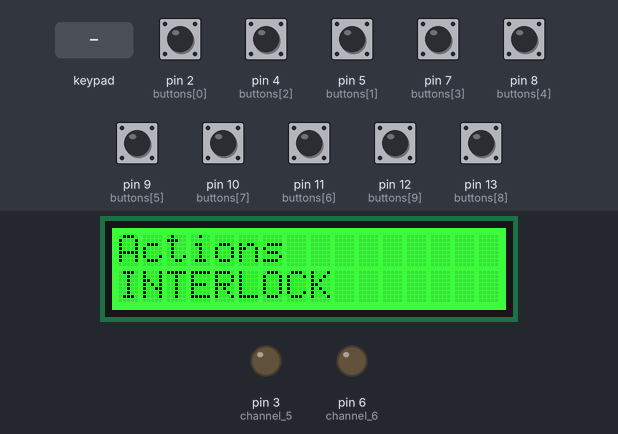
Simulated run of this sketch. Board: Arduino Uno, built with avr-gcc and run on an emulated ATmega328P. On the bench: 16×2 character LCD, output pins drawn as LEDs (lit = HIGH). The test bench sets the inputs (shaded band); at power-on: pin 2 (buttons[0]), pin 4 (buttons[2]), pin 5 (buttons[1]), pin 7 (buttons[3]), pin 8 (buttons[4]), pin 9 (buttons[5]), pin 10 (buttons[7]), pin 11 (buttons[6]), pin 12 (buttons[9]), pin 13 (buttons[8]) HIGH.

Above: at 3.5 s.
3.6 s: key 'U' pressed
At 4.7 s:
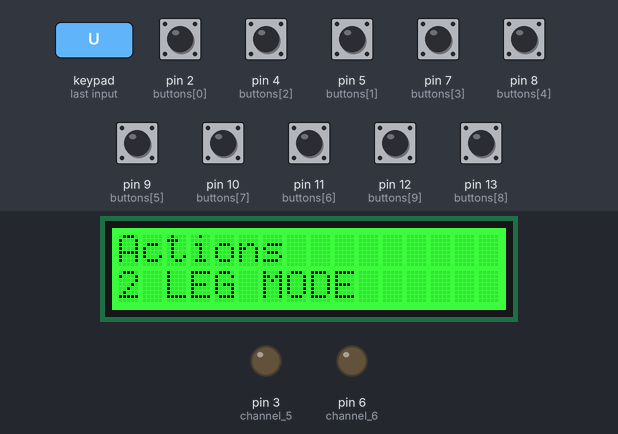
5.1 s: key 'R' pressed
At 6.3 s:
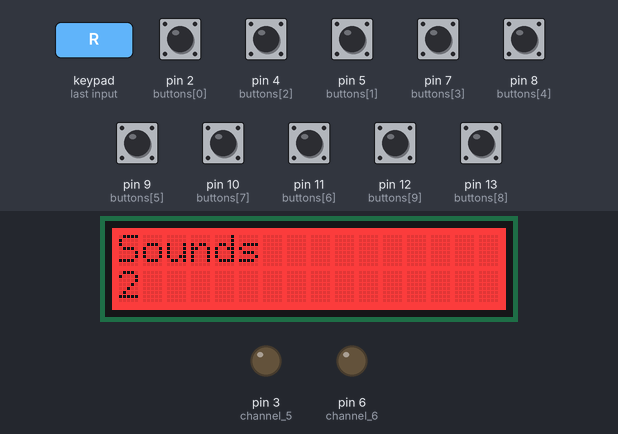
6.6 s: pin 2 (buttons[0]) pulled LOW for 0.15 s
At 7.3 s:
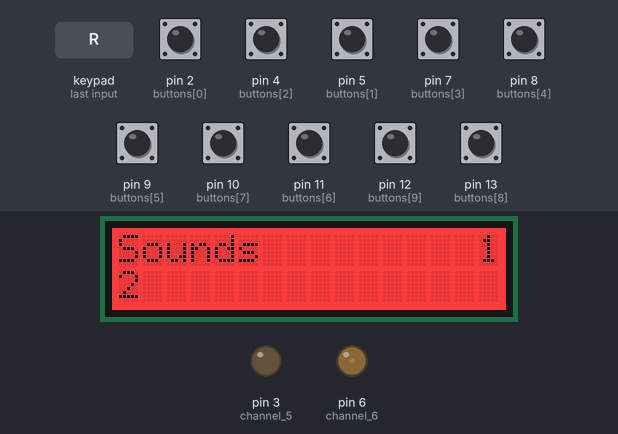
9.0 s: pin 8 (buttons[4]) pulled LOW for 0.15 s
At 9.6 s:
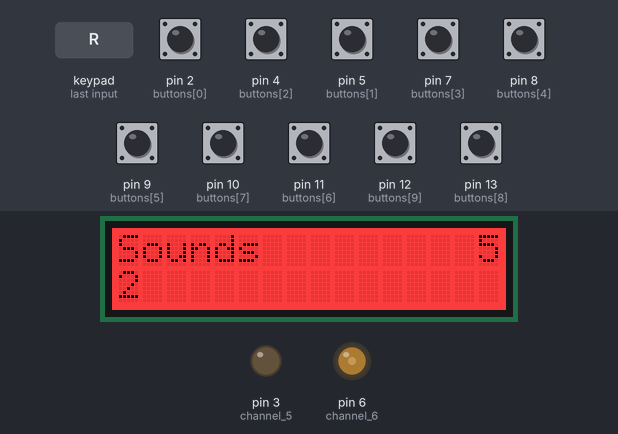
11.4 s: pin 12 (buttons[9]) pulled LOW for 0.15 s
At 12.1 s:
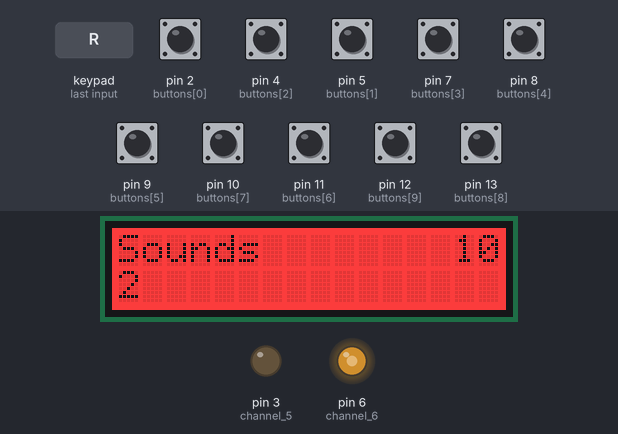
13.8 s: key 'S' pressed
At 14.5 s:
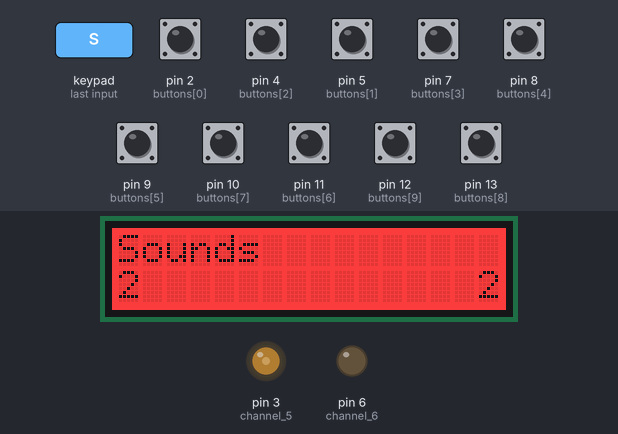
Timing chart, 0 to 16.8 s (numbered marks = the images above; inputs shaded):
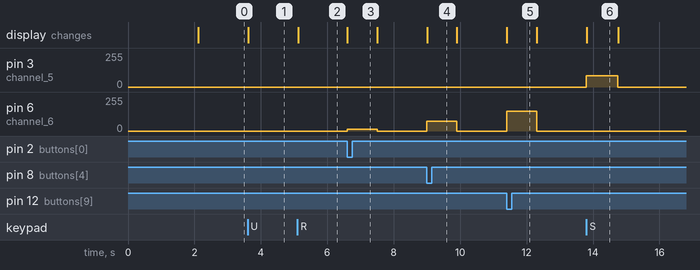

The sketch:

NewRemote.ino
```cpp
#include <Wire.h>
#include "Adafruit_MCP23017.h"
#include "Adafruit_RGBLCDShield.h"

Adafruit_RGBLCDShield lcd = Adafruit_RGBLCDShield();

// These #defines make it easy to set the backlight color
#define RED 0x1
#define YELLOW 0x3
#define GREEN 0x2
#define TEAL 0x6
#define BLUE 0x4
#define VIOLET 0x5
#define WHITE 0x7

//Variables for menu
int column = 0;
int function = 1;
int buttonValue = 0;

int buttons[] = {2, 5, 4, 7, 8, 9, 11, 10, 13, 12};

int text_length = 0;
enum states{interlock, down, leg3, leg2, up};

unsigned long clear_ch5_time = 0, clear_ch6_time = 0;
bool clear_ch5 = 0, clear_ch6 = 0;

void setup()
{
  lcd.begin(16, 2);
  lcd.setBacklight(YELLOW);
  lcd.setCursor(0,0);
  lcd.print("R6 Droid Control");
  delay(2000);
  lcd.clear();
  lcd.setBacklight(GREEN);
  lcd.print("Actions         ");
  print_screen(function);

  pinMode(3, OUTPUT); // channel 5
  pinMode(6, OUTPUT); // channel 6

  for(int i = 0; i < 10; i++)
    pinMode(buttons[i], INPUT_PULLUP);
}

void loop()
{
  buttonValue = 0;

  //read all the buttons
  for(int i = 0; i < 10; i++)
  {
    if(!digitalRead(buttons[i]))
    {
      buttonValue = i*1+1;//assign button value
      break;
    }
  }

  if(buttonValue != 0)//check if we had a button press
  {
    if(buttonValue == 10)//handle text shifting between signle and double digit
      lcd.setCursor(14,0);
    else
      lcd.setCursor(15,0);

    lcd.print(buttonValue);

    analogWrite(6, buttonValue*15);//write button value PWM
    clear_ch6 = 1;
    clear_ch6_time = millis();
  }


  uint8_t LCD_buttons = lcd.readButtons();//read LCD buttons

  if (LCD_buttons) //handle the LCD buttons
  {
    if (LCD_buttons & BUTTON_LEFT)
    {
      lcd.setCursor(0,0);
      lcd.print("Actions         ");
      lcd.setBacklight(GREEN);

      if(column == 10)
        column = 0;

      print_screen(function);
    }
    if (LCD_buttons & BUTTON_RIGHT)
    {
      lcd.setCursor(0,0);
      lcd.print("Sounds           ");
      lcd.setBacklight(RED);

      if(column == 0)
        column = 10;

      lcd.setCursor(0,1);
      lcd.print(function);
      lcd.print("             ");
    }
    if (LCD_buttons & BUTTON_DOWN)
    {
      if(function - 1 != 0)
        function -= 1;
      else
        function = 10;
      print_screen(function);
    }
    if (LCD_buttons & BUTTON_UP)
    {
      if(function + 1 < 11)
        function += 1;
      else
        function = 1;
      print_screen(function);
    }

    if (LCD_buttons & BUTTON_SELECT)
    {
      if(column == 10)//sounds only called numbers
      {
        if(function >= 10)
          lcd.setCursor(14,1);
        else
          lcd.setCursor(15,1);

        lcd.print(function);
      }

      else//actions can be displayed as text
      {
        lcd.setCursor(text_length,1);

        //generate remaning spaces to fill rest of line after action text
        String spaces;
        int num_spaces = 15;
        if(function >= 10)
          num_spaces = 14;

        for(int i = 0; i < num_spaces-text_length; i++)
          spaces+= " ";

        lcd.print(spaces);
        lcd.print(function);
      }

      analogWrite(3, (column*7)+(function*7));
      clear_ch5 = 1;
      clear_ch5_time = millis();
    }
  }

  if(clear_ch5 || clear_ch6)
  {
    //shut off command after period of time
    if(millis() - clear_ch5_time >= 750)
    {
      analogWrite(3, 0);

      lcd.setCursor(14,1);
      lcd.print("  ");
      clear_ch5 = 0;
    }

    //shut off command after period of time
    if(millis() - clear_ch6_time >= 750)
    {
      analogWrite(6, 0);

      lcd.setCursor(14,0);
      lcd.print("  ");
      clear_ch6 = 0;
    }
  }
}


//This function allows for custom labels for actions
void print_screen(int func)
{
  function = constrain(function,0,10);
  lcd.setCursor(0,1);

  if(column == 10)
  {
    lcd.print(func);
    lcd.print("              ");
  }
  else
  {
    //can add as many names as you want here, be sure to include text length <13 chars
    switch(func)
    {
      case 1:
        lcd.print("INTERLOCK       ");
        text_length = 9;
      break;
      case 2:
        lcd.print("2 LEG MODE      ");
        text_length = 10;
      break;
      case 3:
        lcd.print("LEG UP          ");
        text_length = 6;
      break;
      case 4:
        lcd.print("LEG DOWN        ");
        text_length = 8;
      break;
      case 5:
        lcd.print("3 LEG MODE      ");
        text_length = 10;
      break;
      case 6:
        lcd.print("TIMED ARMS      ");
        text_length = 10;
      break;
      case 7:
        lcd.print("TIMED PROJ.     ");
        text_length = 11;
      break;
      case 8:
        lcd.print("TIMED BEEPS     ");
        text_length = 11;
      break;
      case 9:
        lcd.print("TIMED FLAPS     ");
        text_length = 11;
      break;
      case 10:
        lcd.print("TIMED LFS       ");
        text_length = 9;
      break;

    }
  }
  delay(200);
}
```

Measured:
- after the input at 3.6 s, the display: changes at once (image 1)
- after the input at 5.1 s, the display: changes at once (image 2)
- after the input at 6.6 s, pin 6 (channel_6): 0/255 → 15/255 at once, → 0/255 0.90 s later; the display: changes at once (image 3)
- after the input at 9.0 s, pin 6 (channel_6): 0/255 → 75/255 at once, → 0/255 0.90 s later; the display: changes at once (image 4)
- after the input at 11.4 s, pin 6 (channel_6): 0/255 → 150/255 at once, → 0/255 0.90 s later; the display: changes at once (image 5)
- after the input at 13.8 s, pin 3 (channel_5): 0/255 → 84/255 at once, → 0/255 0.95 s later; the display: changes at once (image 6)
- what the display in image 6 shows lasts 1.0 s, from 13.8 s to 14.8 s
